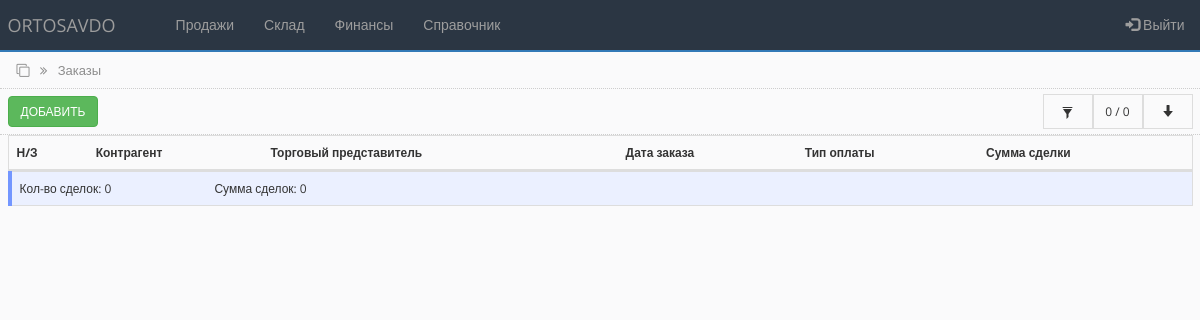
The page /order.php (signed in) on the database as committed earlier.
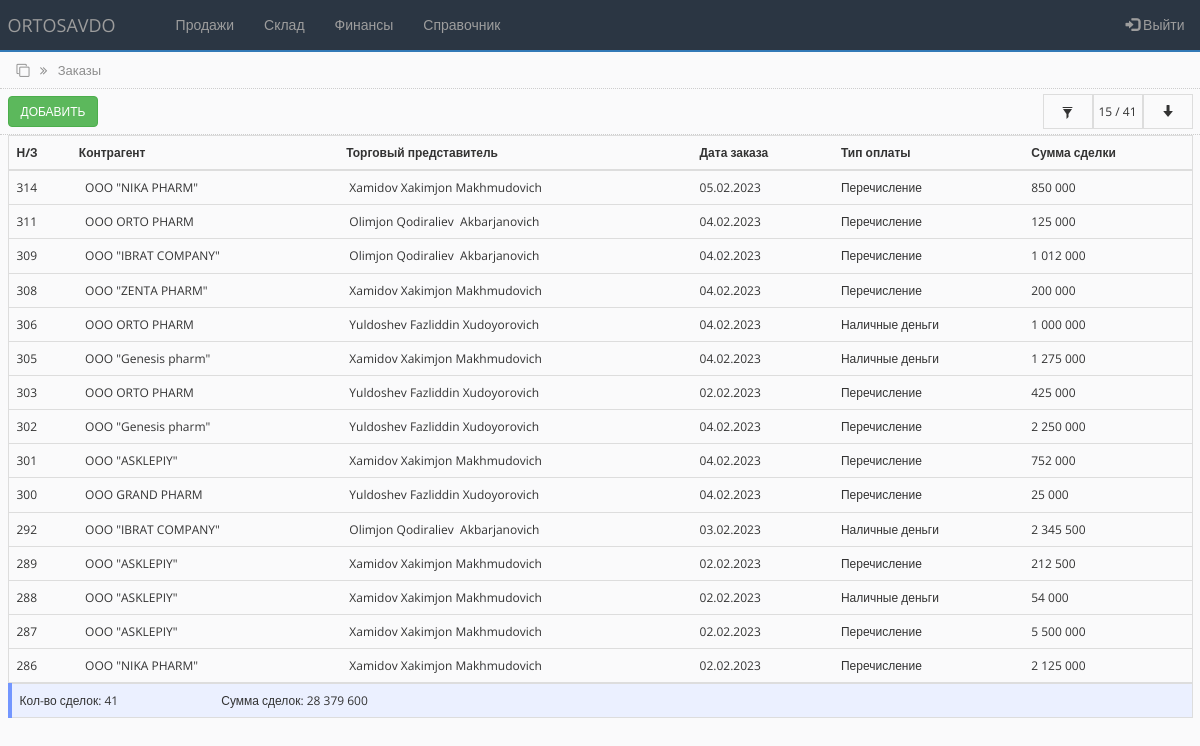
The same page on the database as committed later.
### tables this page shows
CREATE TABLE `main_ord_tbl` (
  `id` int(100) NOT NULL,
  `contractor` varchar(250) NOT NULL,
  `sale_agent` varchar(250) NOT NULL,
  `ord_date` date NOT NULL,
  `payment_type` varchar(250) NOT NULL,
  `transaction_amount` int(100) NOT NULL,
  `order_status` int(100) NOT NULL DEFAULT '0'
);

CREATE TABLE `counterparties_tbl` (
  `id` int(255) NOT NULL,
  `name` varchar(250) NOT NULL,
  `alternative_name` varchar(250) NOT NULL,
  `inn` varchar(255) NOT NULL,
  `nds` varchar(255) NOT NULL,
  `raschetny_schet` varchar(255) NOT NULL,
  `mfo` varchar(100) NOT NULL,
  `address` varchar(250) NOT NULL,
  `contact` varchar(250) NOT NULL,
  `director` varchar(250) NOT NULL,
  `accountant` varchar(250) NOT NULL
);

CREATE TABLE `users_tbl` (
  `id` int(100) NOT NULL,
  `name` varchar(255) NOT NULL,
  `surname` varchar(255) NOT NULL,
  `fathername` varchar(255) NOT NULL,
  `login` varchar(255) NOT NULL,
  `pass` varchar(255) NOT NULL,
  `role` varchar(255) NOT NULL,
  `status` varchar(255) NOT NULL
);

### bot_lib.php (called while the page is built, shortened)
<?php
function get_user($connect, $user_id){
	$query = "SELECT * FROM users_tbl WHERE id='$user_id'";
	$result = mysqli_query($connect, $query);
	$user = mysqli_fetch_assoc($result);
	return $user;
}
function get_contractor($connect, $contractor_id){
	$query = "SELECT * FROM counterparties_tbl WHERE id='$contractor_id'";
	$result = mysqli_query($connect, $query);
	$contractor = mysqli_fetch_assoc($result);
	return $contractor;
}
?>

### order.php (the view, shortened to what this page needs)
<?php
include('settings.php');
include('bot_lib.php');
$limit = 15;
if (isset($_POST['id_contractor']) AND isset($_POST['from_date']) AND isset($_POST['to_date'])) {
    $id_cont = $_POST['id_contractor'];
    $fr_date = $_POST['from_date'];
    $to_date = $_POST['to_date'];
    $bg_sts = '#ebf0ff';
    $display_sts = 'none';
    $display_sts_filer_on = 'true';
     $query = "SELECT * FROM main_ord_tbl WHERE contractor = '$id_cont' AND order_status='0' AND ord_date >= '$fr_date' AND ord_date <= '$to_date' ORDER BY id DESC";
     $all_debt_query = "SELECT sum(transaction_amount) as all_debt, count(id) as allcount FROM main_ord_tbl WHERE contractor = '$id_cont' AND order_status='0' AND ord_date >= '$fr_date' AND ord_date <= '$to_date' ORDER BY id DESC";
 }
 else {
     $query = "SELECT * FROM main_ord_tbl WHERE order_status='0' ORDER BY id desc LIMIT 0,".$limit;
     $all_debt_query = "SELECT sum(transaction_amount) as all_debt, count(id) as allcount FROM main_ord_tbl WHERE order_status='0'";
 }
$all_debt_result = mysqli_query ($connect, $all_debt_query);
$all_debt_fetch = mysqli_fetch_array($all_debt_result);
$all_debt = $all_debt_fetch['all_debt'];
$all_count = $all_debt_fetch['allcount'];
if ($all_count < $limit) {
    $limit  = $all_count;
  }
$rs_result = mysqli_query ($connect, $query);
?>
<!DOCTYPE html>
<html lang="en">
<head>
    <link rel="stylesheet" href="https://maxcdn.bootstrapcdn.com/bootstrap/3.4.1/css/bootstrap.min.css">
    <link rel="stylesheet" href="https://cdnjs.cloudflare.com/ajax/libs/font-awesome/4.7.0/css/font-awesome.min.css">
    <link rel="stylesheet" href="css/bootstrap-grid.min.css">
    <link rel="stylesheet" href="https://cdnjs.cloudflare.com/ajax/libs/selectize.js/0.15.2/css/selectize.default.min.css" />
    <link rel="stylesheet" href="css/style.css">
</head>
<body>
<?php include 'partSite/nav.php'; ?>
<div class="page_name">
    <div class="container-fluid">
        <i class="fa fa-clone" aria-hidden="true"></i>
        <i class="fa fa-angle-double-right right_cus"></i>
        <span class="right_cus">Заказы</span>
    </div>
</div>
<div class="toolbar">
        <div class="container-fluid">
            <div class="toolbar_wrapper">
                <div>
                    <a href="add_order.php"> <button type="button" class="btn btn-success">Добавить</button> </a>
                </div>
                <div class="filter-container">
                        <div style="background-color:<?php echo $bg_sts;?>" class="filter-container-item first" data-toggle="modal" data-target="#filter">
                        <span class="glyphicon glyphicon-filter"></span>
                        </div>
                        <div style="display:<?php echo $display_sts;?>" class="filter-container-item">
                            <span><span id="row_c"><?php echo $limit; ?></span> / <?php echo $all_count; ?></span>
                        </div>
                        <div style="display:<?php echo $display_sts;?>" class="filter-container-item">
                            <div class="loadmore">
                                <button class="btn btn-outline-info" type="button" id="loadBtn" value="+10"><span class="glyphicon glyphicon-arrow-down"></span></button>
                            </div>
                        </div>
                    </div>
            </div>
        </div>
</div>
<div class="all_table">
    <div class="container-fluid">
        <table class="table table-hover" style="border-collapse:collapse;">
        <thead>
            <tr>
                <th scope="col">Н/З</th>
                <th scope="col">Контрагент</th>
                <th scope="col">Торговый представитель</th>
                <th scope="col">Дата заказа</th>
                <th scope="col">Тип оплаты</th>
                <th scope="col">Сумма сделки</th>
            </tr>
        </thead>
        <tbody class="postList">
<?php
    $i = 0;
    while ($row = mysqli_fetch_array($rs_result)) {
    $i++;
?>
        <tr data-toggle="collapse" data-target="#row<?php echo $i;?>" aria-expanded="true" class="accordion-toggle">
            <td><?php echo $row["id"]; ?></td>
            <td><?php $user = get_contractor($connect, $row["contractor"]);?>&nbsp;<?php echo $user["surname"]; ?>&nbsp;<?php echo $user["name"]; ?>&nbsp;<?php echo $user["fathername"]; ?></td>
            <td><?php $user = get_user($connect, $row["sale_agent"]);?>&nbsp;<?php echo $user["surname"]; ?>&nbsp;<?php echo $user["name"]; ?>&nbsp;<?php echo $user["fathername"]; ?></td>
            <td><?php echo $date = date("d.m.Y", strtotime($row["ord_date"])); ?></td>
            <td><?php echo $row["payment_type"]; ?></td>
            <td><?php echo number_format($row['transaction_amount'], 0, '.', ' '); ?></td>
        </tr>
<?php
    };
?>
        </tbody>
        </table>
        <table class="table" style="background-color:#ebf0ff; border-left: 4px solid #7396ff;">
            <tr>
                <td style="text-align:left;">Кол-во сделок: <?php echo number_format($all_count, 0, ',', ' '); ?>
                <span style="margin-left:100px;">Сумма сделок: <?php echo number_format($all_debt, 0, ',', ' '); ?></span>
                </td>
                <td style="text-align:left;"></td>
            </tr>
        </table>
    </div>
</div>
</body>
</html>

### partSite/nav.php (shortened to what this page needs)
<nav class="navbar navbar-inverse navbar-custom">
  <div class="container-fluid">
    <div class="navbar-header">
      <a class="navbar-brand" href="main.php">ORTOSAVDO</a>
    </div>
    <ul class="nav navbar-nav">
      <li><a href="#"></a></li>
      <li class="dropdown">
        <a class="dropdown-toggle" data-toggle="dropdown" href="#">Продажи</a>
      </li>
      <li class="dropdown">
        <a class="dropdown-toggle" data-toggle="dropdown" href="#">Склад</a>
      </li>
      <li class="dropdown">
        <a class="dropdown-toggle" data-toggle="dropdown" href="#">Финансы</a>
      </li>
      <li class="dropdown">
        <a class="dropdown-toggle" data-toggle="dropdown" href="#">Справочник</a>
      </li>
    </ul>
    <ul class="nav navbar-nav navbar-right r15" data-toggle="modal" data-target="#exampleModal">
      <li><a href="#"><span class="glyphicon glyphicon-log-in"></span> Выйти</a></li>
    </ul>
  </div>
</nav>

### css/style.css (style rules this page uses)
* { box-sizing:border-box;margin:0;padding:0;transition:all 0.01s }
body { background-color:#FAFAFB;font-family:"Open Sans",sans-serif;font-size:12px }
.r15 { margin-right:-7px }
.navbar-inverse .navbar-nav>li>a { color:#9d9d9d;font-size:14px }
.navbar-custom { background-color:#2B3643;border:none;border-radius:0%;border-bottom:solid 2px;border-bottom-color:#337ab7 }
.page_name { width:100%;height:37px;padding:9px;margin-top:-20px;border-bottom:1px dotted #CDCDCD;color:#8d8d8d;font-size:13px }
.right_cus { margin-left:7px }
.toolbar { width:100%;height:46px;margin:0;padding:5px 0;border-bottom:1px dotted #CDCDCD }
.toolbar .btn { text-transform:uppercase;font-size:12px }
.table { border-collapse:collapse;border:1px solid #dddddd;margin-bottom:0px;padding-top:10px }
.toolbar_wrapper { width:100%;display:flex;justify-content:space-between;align-items:center }
.filter-container { min-height:35px;display:grid;grid-template-columns:auto auto auto;align-items:center;justify-content:end;background-color:#fafafb }
.filter-container .first { cursor:pointer }
.filter-container-item { display:flex;align-items:center;justify-content:center;min-width:50px;height:100%;padding:0 3px;border:1px solid #dddddd }
.filter-container-item button { width:100%;background-color:#fafafb;outline:none !important }

Rows that differ between the two databases and show on the page:
added main_ord_tbl: id "314", counterparties_tbl.name "OOO \"NIKA PHARM\"", users_tbl.surname "Xamidov", users_tbl.name "Xakimjon", users_tbl.fathername "Makhmudovich", ord_date "05.02.2023", payment_type "Перечисление", transaction_amount "850 000"
added main_ord_tbl: id "311", counterparties_tbl.name "OOO ORTO PHARM", users_tbl.surname "Olimjon", users_tbl.name "Qodiraliev", users_tbl.fathername "Akbarjanovich", ord_date "04.02.2023", payment_type "Перечисление", transaction_amount "125 000"
added main_ord_tbl: id "309", counterparties_tbl.name "OOO \"IBRAT COMPANY\"", users_tbl.surname "Olimjon", users_tbl.name "Qodiraliev", users_tbl.fathername "Akbarjanovich", ord_date "04.02.2023", payment_type "Перечисление", transaction_amount "1 012 000"
added main_ord_tbl: id "308", counterparties_tbl.name "OOO \"ZENTA PHARM\"", users_tbl.surname "Xamidov", users_tbl.name "Xakimjon", users_tbl.fathername "Makhmudovich", ord_date "04.02.2023", payment_type "Перечисление", transaction_amount "200 000"
added main_ord_tbl: id "306", counterparties_tbl.name "OOO ORTO PHARM", users_tbl.surname "Yuldoshev", users_tbl.name "Fazliddin", users_tbl.fathername "Xudoyorovich", ord_date "04.02.2023", payment_type "Наличные деньги", transaction_amount "1 000 000"
added main_ord_tbl: id "305", counterparties_tbl.name "OOO \"Genesis pharm\"", users_tbl.surname "Xamidov", users_tbl.name "Xakimjon", users_tbl.fathername "Makhmudovich", ord_date "04.02.2023", payment_type "Наличные деньги", transaction_amount "1 275 000"
added main_ord_tbl: id "303", counterparties_tbl.name "OOO ORTO PHARM", users_tbl.surname "Yuldoshev", users_tbl.name "Fazliddin", users_tbl.fathername "Xudoyorovich", ord_date "02.02.2023", payment_type "Перечисление", transaction_amount "425 000"
added main_ord_tbl: id "302", counterparties_tbl.name "OOO \"Genesis pharm\"", users_tbl.surname "Yuldoshev", users_tbl.name "Fazliddin", users_tbl.fathername "Xudoyorovich", ord_date "04.02.2023", payment_type "Перечисление", transaction_amount "2 250 000"
added main_ord_tbl: id "301", counterparties_tbl.name "OOO \"ASKLEPIY\"", users_tbl.surname "Xamidov", users_tbl.name "Xakimjon", users_tbl.fathername "Makhmudovich", ord_date "04.02.2023", payment_type "Перечисление", transaction_amount "752 000"
added main_ord_tbl: id "300", counterparties_tbl.name "OOO GRAND PHARM", users_tbl.surname "Yuldoshev", users_tbl.name "Fazliddin", users_tbl.fathername "Xudoyorovich", ord_date "04.02.2023", payment_type "Перечисление", transaction_amount "25 000"
added main_ord_tbl: id "292", counterparties_tbl.name "OOO \"IBRAT COMPANY\"", users_tbl.surname "Olimjon", users_tbl.name "Qodiraliev", users_tbl.fathername "Akbarjanovich", ord_date "03.02.2023", payment_type "Наличные деньги", transaction_amount "2 345 500"
added main_ord_tbl: id "289", counterparties_tbl.name "OOO \"ASKLEPIY\"", users_tbl.surname "Xamidov", users_tbl.name "Xakimjon", users_tbl.fathername "Makhmudovich", ord_date "02.02.2023", payment_type "Перечисление", transaction_amount "212 500"
added main_ord_tbl: id "288", counterparties_tbl.name "OOO \"ASKLEPIY\"", users_tbl.surname "Xamidov", users_tbl.name "Xakimjon", users_tbl.fathername "Makhmudovich", ord_date "02.02.2023", payment_type "Наличные деньги", transaction_amount "54 000"
added main_ord_tbl: id "287", counterparties_tbl.name "OOO \"ASKLEPIY\"", users_tbl.surname "Xamidov", users_tbl.name "Xakimjon", users_tbl.fathername "Makhmudovich", ord_date "02.02.2023", payment_type "Перечисление", transaction_amount "5 500 000"
added main_ord_tbl: id "286", counterparties_tbl.name "OOO \"NIKA PHARM\"", users_tbl.surname "Xamidov", users_tbl.name "Xakimjon", users_tbl.fathername "Makhmudovich", ord_date "02.02.2023", payment_type "Перечисление", transaction_amount "2 125 000"
Other text that changed with them:
$limit: "0" → "15"
$all_count: "0" → "41"
$all_debt: "0" → "28 379 600"
